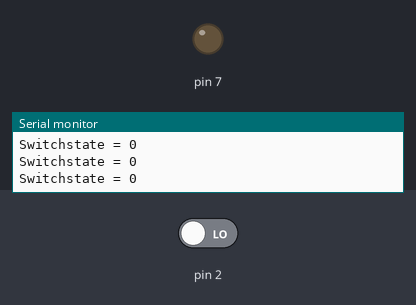
This sketch was run on a simulated Arduino Uno, built with avr-gcc and run on an emulated ATmega328P. Parts: output pins drawn as LEDs (lit = HIGH), the last lines printed to the serial monitor. The inputs (shaded band) are chosen by the test bench; at power-on: pin 2 LOW.

Above: at 1.2 s.
1.3 s: pin 2 driven HIGH
At 1.9 s:
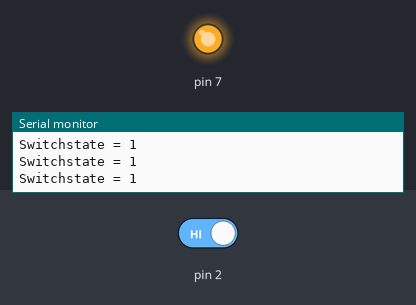
2.8 s: pin 2 driven LOW
At 3.1 s:
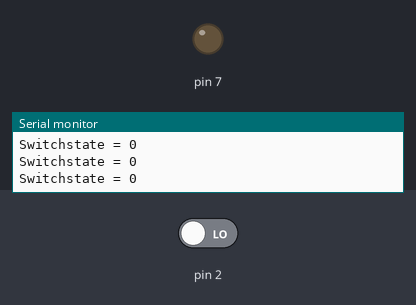
Timing chart, 0 to 5.8 s (numbered marks = the images above; inputs shaded):
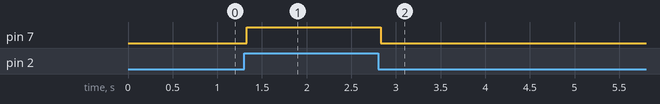

Measured:
- after the input at 1.3 s, pin 7: LOW → HIGH at once
- after the input at 2.8 s, pin 7: HIGH → LOW at once

The sketch:

Door_Bell.ino
```cpp
void setup()
{ Serial.begin(9600);
  pinMode(7, OUTPUT);
  pinMode(2, INPUT);
  digitalWrite(7, LOW);
}

void loop()
{
  int r = digitalRead(2);
  Serial.print("Switchstate = ");
  Serial.println(r);

  if ( r!= LOW)
  {
    digitalWrite(7, HIGH);

  }
  else
  {
    digitalWrite(7, LOW);

  }
}
```
